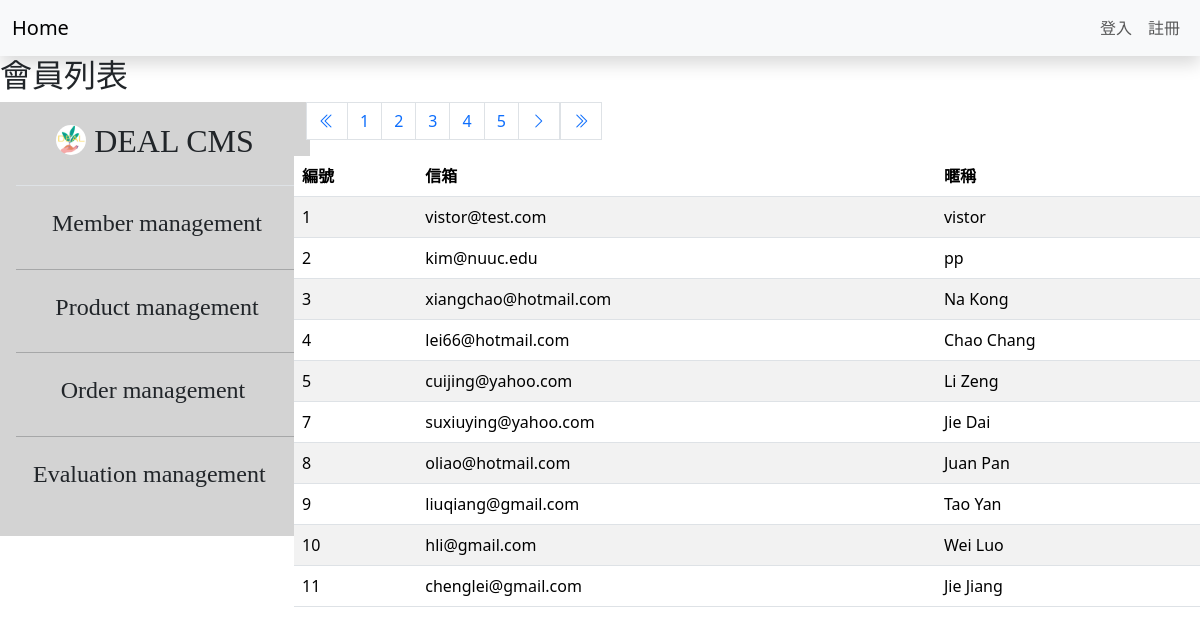
The page /member.php on the database its author committed.
### tables this page shows
CREATE TABLE `members` (
  `id` int NOT NULL,
  `name` varchar(255) DEFAULT NULL,
  `email` varchar(255) NOT NULL,
  `nickname` varchar(200) NOT NULL,
  `password` varchar(200) NOT NULL
);

### member_no_admin.php (the view, shortened to what this page needs)
<?php require __DIR__ . "/parts/db_link.php";
$title = '會員列表';
$page = isset($_GET['page']) ? intval($_GET['page']) : 1;
$perPage = 10;
$total_sql = "SELECT COUNT(1) FROM members";
$total_rows = $pdo->query($total_sql)->fetch(PDO::FETCH_NUM)[0];
$total_pages = ceil($total_rows / $perPage);
$sql = sprintf("SELECT * FROM members LIMIT %s, %s ", ($page - 1) * $perPage, $perPage);
$stmt = $pdo->prepare($sql);
$stmt->execute();
$rows = $stmt->fetchAll(PDO::FETCH_ASSOC);
?>
<?php include __DIR__ . "/parts/header.php" ?>
<?php include __DIR__ . "/parts/navbar.php" ?>
<div class="contain">
  <h2><?= $title ?></h2>
  <div class="contain">
    <div class="row">
      <div class="col-3">
        <?php include __DIR__ . "/parts/sidebar.php" ?>
      </div>
      <div class="col-9">
        <div class="row">
          <div class="col">
            <nav aria-label="Page navigation example">
              <ul class="pagination">
                <li>
                  <a class="page-link" href="?page=<?= 1 ?>" aria-label="Next">
                    <i class="bi bi-chevron-double-left"></i>
                  </a>
                </li>
                <?php if ($page - 2 < 1): ?>
                  <?php for ($i = 1; $i <= 5; $i++): ?>
                    <li class="page-item"><a class="page-link" href="?page=<?= $i ?>"><?= $i ?></a></li>
                  <?php endfor ?>
                <?php elseif ($page + 2 > $total_pages): ?>
                  <?php for ($i = $total_pages - 4; $i <= $total_pages; $i++): ?>
                    <li class="page-item"><a class="page-link" href="?page=<?= $i ?>"><?= $i ?></a></li>
                  <?php endfor ?>
                <?php endif ?>
                <li class="page-item">
                  <?php if ($page < $total_pages): ?>
                    <a class="page-link" href="?page=<?= $page + 1 ?>" aria-label="Next">
                      <i class="bi bi-chevron-right"></i>
                    </a>
                  <?php endif ?>
                </li>
                <li>
                  <a class="page-link" href="?page=<?= $total_pages ?>" aria-label="Next">
                    <i class="bi bi-chevron-double-right"></i>
                  </a>
                </li>
              </ul>
            </nav>
          </div>
          <table class="table table-striped">
            <thead>
              <tr>
                <th scope="col">編號</th>
                <th scope="col">信箱</th>
                <th scope="col">暱稱</th>
              </tr>
            </thead>
            <tbody>
              <?php foreach ($rows as $r): ?>
                <tr>
                  <td><?= $r["id"] ?></td>
                  <td><?= $r["email"] ?></td>
                  <td><?= $r["nickname"] ?></td>
                </tr>
              <?php endforeach ?>
            </tbody>
          </table>
        </div>
      </div>
    </div>
  </div>
</div>
<?php include __DIR__ . "/parts/footer.php" ?>

### rows shown on the page
members: id "1", email "vistor@test.com", nickname "vistor"
members: id "2", email "kim@nuuc.edu", nickname "pp"
members: id "3", email "xiangchao@hotmail.com", nickname "Na Kong"
members: id "4", email "lei66@hotmail.com", nickname "Chao Chang"
members: id "5", email "cuijing@yahoo.com", nickname "Li Zeng"
members: id "7", email "suxiuying@yahoo.com", nickname "Jie Dai"
members: id "8", email "oliao@hotmail.com", nickname "Juan Pan"
members: id "9", email "liuqiang@gmail.com", nickname "Tao Yan"
members: id "10", email "hli@gmail.com", nickname "Wei Luo"
members: id "11", email "chenglei@gmail.com", nickname "Jie Jiang"

### other values the page prints
$title "會員列表"
